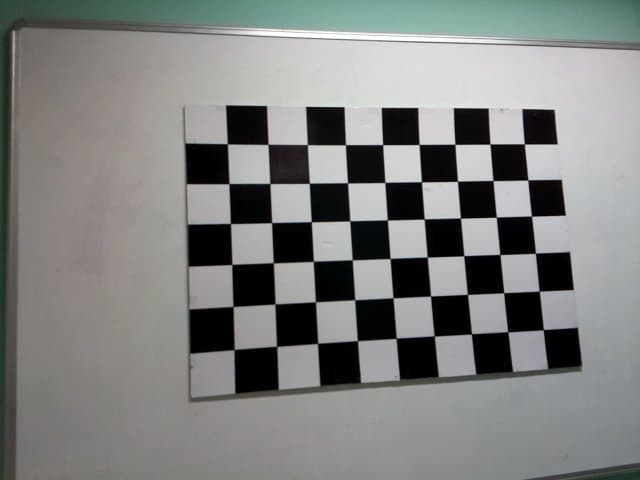
#> input picture photogrammetry/calib_3_9x6.jpg, 640 x 480 px
$ jupyter execute --allow-errors photogrammetry_opencv.ipynb
#> lines starting #> are read from the running program, lines starting #| are printed output that depends on the picture; after the words box and inside, x2 and y2 are one past the last pixel; in counts of white or black regions, pixels touching at a corner belong together; long printed decimals are rounded
## 1. Calibration

[cell 1]
import matplotlib.pyplot as plt
import numpy as np
import cv2 as cv
import glob

criteria = (cv.TERM_CRITERIA_EPS + cv.TERM_CRITERIA_MAX_ITER, 30, 0.001)

grid_size = (9, 6)
objp = np.zeros((grid_size[0] * grid_size[1],3), np.float32)
objp[:,:2] = np.mgrid[0:grid_size[0],0:grid_size[1]].T.reshape(-1,2)
# Arrays to store object points and image points from all the images.
objpoints = [] # 3d point in real world space
imgpoints = [] # 2d points in image plane.
images = glob.glob('calib_3_9x6.jpg')
for fname in images:
    img = cv.imread(fname)
#> img is the input picture: shape (480, 640, 3); mean B, G, R 128.3, 129.5, 128.2
    plt.imshow(img)
    gray = cv.cvtColor(img, cv.COLOR_BGR2GRAY)
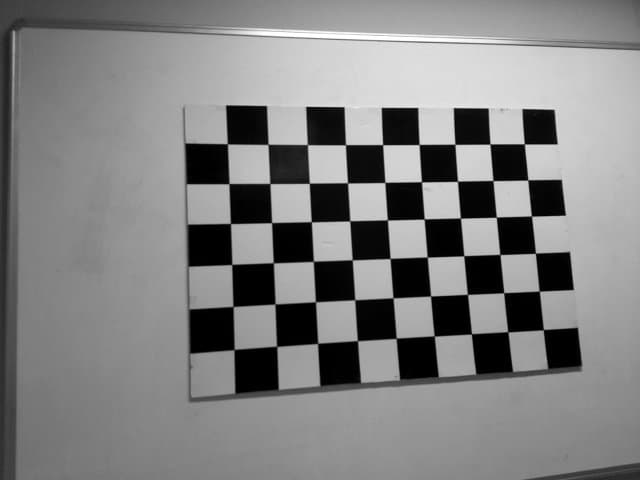
#> gray: shape (480, 640); min 0, max 255, mean 129
    # Find the chess board corners
    ret, corners = cv.findChessboardCorners(gray, grid_size, None)
#> ret = True; corners = 54 rows, first 8: [543.5, 329.1], [507.5, 331.7], [471.4, 333.9], [434.5, 336.2], [396.6, 337.7], [357.2, 340.6], [318.7, 342.4], [277.5, 347.2]
    # If found, add object points, image points (after refining them)
    if ret == True:
        objpoints.append(objp)
        corners2 = cv.cornerSubPix(gray,corners, (11,11), (-1,-1), criteria)
#> corners2 = 54 rows, first 8: [543.3, 329.7], [507.8, 331.8], [471.5, 333.8], [434.2, 336], [396.2, 338.3], [357.5, 340.7], [317.6, 343.4], [276.7, 346.3]
        imgpoints.append(corners2)
        # Draw and display the corners
        cv.drawChessboardCorners(img, grid_size, corners2, ret)
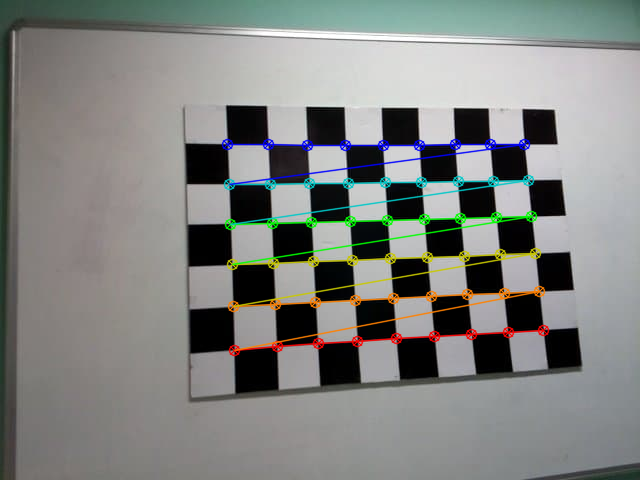
#> img: shape (480, 640, 3); 4.58% of pixels changed, all inside (x1, y1, x2, y2) = (221, 138, 550, 357)
        plt.imshow(img)

ret, mtx, dist, rvecs, tvecs = cv.calibrateCamera(objpoints, imgpoints, gray.shape[::-1], None, None)
#> ret = 0.137; mtx = [[461.9, 0, 257], [0, 447.5, 218.7], [0, 0, 1]]; dist = [[0.145, -0.0349, -0.00454, -0.0159, -0.0888]]; rvecs = ([-0.263, 0.165, 3.1],); tvecs = ([7.37, 2.94, 12.08],)
print("RETURN:\n", ret)
#| RETURN:
#|  0.137
print("CAMERA_MATRIX:\n", mtx)
#| CAMERA_MATRIX:
#|  [[461.918   0.         257.027]
#|  [  0.         447.516 218.658]
#|  [  0.           0.           1.        ]]
print("DISTORTION:\n", dist)
#| DISTORTION:
#|  [[ 0.145 -0.03492  -0.004542 -0.0159 -0.08877 ]]
print("ROTATION:\n", rvecs)
#| ROTATION:
#|  (array([[-0.2631],
#|        [ 0.1651],
#|        [ 3.096]]),)
print("TRANSLATION:\n", tvecs)
#| TRANSLATION:
#|  (array([[ 7.369],
#|        [ 2.937],
#|        [12.075]]),)
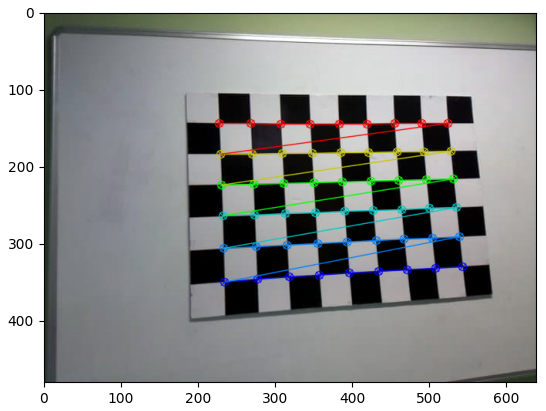
#> figure drawn by matplotlib, 1 panel; B, G, R data is drawn as R, G, B

[cell 2]
import numpy as np
import cv2 as cv

def calibrate_camera(grid_x, grid_y, size_x, size_y, images):
    """
    Calibrate camera using chessboard images.

    Parameters:
    grid_x (int): Number of inner corners along x direction
    grid_y (int): Number of inner corners along y direction
    size_x (float): Physical size of the grid in x direction (per square)
    size_y (float): Physical size of the grid in y direction (per square)
    images (list): List of images as numpy arrays

    Returns:
    tuple: (ret, mtx, dist, rvecs, tvecs)
        ret: RMS re-projection error
        mtx: Camera matrix (3x3)
        dist: Distortion coefficients
        rvecs: Rotation vectors
        tvecs: Translation vectors
    """
#> called with grid_x = 9, grid_y = 6, size_x = 1, size_y = 1
    # Termination criteria for cornerSubPix
    criteria = (cv.TERM_CRITERIA_EPS + cv.TERM_CRITERIA_MAX_ITER, 30, 0.001)

    # Prepare object points
    grid_size = (grid_x, grid_y)
    objp = np.zeros((grid_size[0] * grid_size[1], 3), np.float32)

    # Create grid of points with actual physical dimensions
    x_coords = np.linspace(0, size_x * (grid_x - 1), grid_x)
    y_coords = np.linspace(0, size_y * (grid_y - 1), grid_y)
    x_grid, y_grid = np.meshgrid(x_coords, y_coords)
    objp[:,:2] = np.column_stack((x_grid.flatten(), y_grid.flatten()))

    # Arrays to store object points and image points
    objpoints = []  # 3d points in real world space
    imgpoints = []  # 2d points in image plane

    for img in images:
        # Convert to grayscale
        if len(img.shape) == 3:
            gray = cv.cvtColor(img, cv.COLOR_BGR2GRAY)
        else:
            gray = img

        # Find the chess board corners
        ret, corners = cv.findChessboardCorners(gray, grid_size, None)

        if ret:
            objpoints.append(objp)
            # Refine corners to sub-pixel accuracy
            corners2 = cv.cornerSubPix(gray, corners, (11,11), (-1,-1), criteria)
            imgpoints.append(corners2)

    # Perform camera calibration
    if len(objpoints) > 0:
        return cv.calibrateCamera(
            objpoints,
            imgpoints,
            gray.shape[::-1],  # image size (width, height)
            None,
            None
        )
    else:
        raise ValueError("No valid calibration patterns found in the provided images")

[cell 3]
images = [cv.imread(fname)for file in glob.glob('calib_[0-9].jpg')]
#> (the rest of this cell did not finish here and is left out)

[cell 4]
rvecs
#> Out = ([-0.263, 0.165, 3.1],)

[cell 5]
def display_calibration_results(grid_x, grid_y, mtx, dist, rvecs, tvecs, images):
    """
    Display calibration results by showing detected corners for each image.

    Parameters:
    images (list): List of input images as numpy arrays
    grid_x (int): Number of inner corners along x direction
    grid_y (int): Number of inner corners along y direction
    mtx (np.ndarray): Camera matrix from calibration
    dist (np.ndarray): Distortion coefficients from calibration
    rvecs (list): Rotation vectors from calibration
    tvecs (list): Translation vectors from calibration
    """
#> called with grid_y = 9, mtx = 6, dist = array of shape (3, 3), rvecs = array of shape (1, 5), tvecs = ([-0.263, 0.165, 3.1],), images = ([7.37, 2.94, 12.08],)
    grid_size = (grid_x, grid_y)
    criteria = (cv.TERM_CRITERIA_EPS + cv.TERM_CRITERIA_MAX_ITER, 30, 0.001)

    # Set up the plotting
    n_images = len(images)
#> n_images = 1
    n_cols = min(3, n_images)  # Maximum 3 images per row
#> n_cols = 1
    n_rows = (n_images + n_cols - 1) // n_cols
#> n_rows = 1
    fig = plt.figure(figsize=(6*n_cols, 4*n_rows))

    for idx, img in enumerate(images):
        # Convert to grayscale for corner detection
        if len(img.shape) == 3:
            gray = cv.cvtColor(img, cv.COLOR_BGR2GRAY)
        else:
            gray = img
            img = cv.cvtColor(gray, cv.COLOR_GRAY2BGR)

        # Find and refine chessboard corners
        ret, corners = cv.findChessboardCorners(gray, grid_size, None)

        if ret:
            # Refine corners
            corners2 = cv.cornerSubPix(gray, corners, (11,11), (-1,-1), criteria)

            # Draw corners
            img_copy = img.copy()
            cv.drawChessboardCorners(img_copy, grid_size, corners2, ret)

            # Calculate reprojection error for this image
            objp = np.zeros((grid_size[0] * grid_size[1], 3), np.float32)
            objp[:,:2] = np.mgrid[0:grid_size[0], 0:grid_size[1]].T.reshape(-1,2)

            # Project 3D points to image plane
            imgpoints2, _ = cv.projectPoints(objp, rvecs[idx], tvecs[idx], mtx, dist)
            error = cv.norm(corners2, imgpoints2, cv.NORM_L2) / len(imgpoints2)

            # Display the image
            plt.subplot(n_rows, n_cols, idx + 1)
            if img_copy.shape[2] == 3:
                plt.imshow(cv.cvtColor(img_copy, cv.COLOR_BGR2RGB))
            else:
                plt.imshow(img_copy, cmap='gray')
            plt.title(f'Image {idx+1}\nRe-projection error: {error:.3f} pixels')
            plt.axis('off')
        else:
            plt.subplot(n_rows, n_cols, idx + 1)
            plt.imshow(cv.cvtColor(img, cv.COLOR_BGR2RGB))
            plt.title(f'Image {idx+1}\nNo corners detected')
            plt.axis('off')
#> this loop made 1 pass

    plt.tight_layout()
    plt.show()

    # Print overall calibration results
    print("Camera Matrix:")
    print(mtx)
    print("\nDistortion Coefficients:")
    print(dist)

#> (a cell that did not finish here is left out)

## 2. Undistort image and pixels

Given a list of `[(image height, image width), (pixel coords)]`, calculate the list of undistorted points with `undistortPoints`

#> (a cell that did not finish here is left out)

[cell 8]
def pixels_to_rays(pixels, mtx, dist):
    ideal_points = cv.undistortPoints(pixels, mtx, dist)
    homogeneous_coords = cv.convertPointsToHomogeneous(ideal_points)
    return np.split(homogeneous_coords, homogeneous_coords.shape[0], axis=0)


#> (the rest of this cell did not finish here and is left out)

[cell 9]
def undistort_images(images, mtx, dist):
    new_camera_mtxes, dists, rois, undistorted_images = [], [], [], []
    for img in images:
        h,  w = img.shape[:2]

        # undistort image
        new_camera_mtx, roi = cv.getOptimalNewCameraMatrix(mtx, dist, (w,h), 1, (w,h))
        undistorted_image = cv.undistort(img, mtx, dist, None, new_camera_mtx)

        new_camera_mtxes.append(new_camera_mtx)
        dists.append(dist)
        rois.append(roi)
        undistorted_images.append(undistorted_image)
#> after the loop, dists = []; new_camera_mtxes = []; rois = []; undistorted_images = []

    return new_camera_mtxes, dists, rois, undistorted_images

[cell 10]
_, _, _, undistorted_images = undistort_images(images, mtx, dist)
#> undistorted_images = []
for img in undistorted_images:
    plt.imshow(img)
    plt.show()
#> this loop made 0 passes
